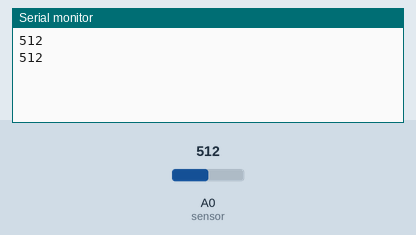
The sketch below on a simulated Arduino Uno, built with avr-gcc and run on an emulated ATmega328P. Parts: the last lines printed to the serial monitor. The inputs (shaded band) are chosen by the test bench; at power-on: A0 (sensor) = 512.

Above: at 1.8 s.
1.9 s: A0 (sensor) set to 716
At 2.8 s:
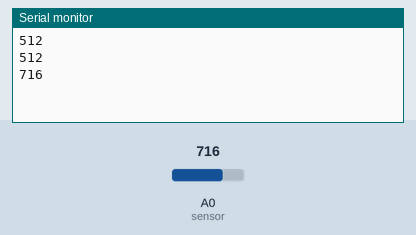
3.4 s: A0 (sensor) set to 900
At 4.6 s:
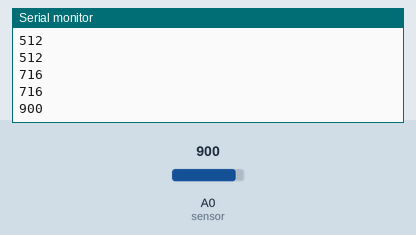
Timing chart, 0 to 6.4 s (numbered marks = the images above; inputs shaded):
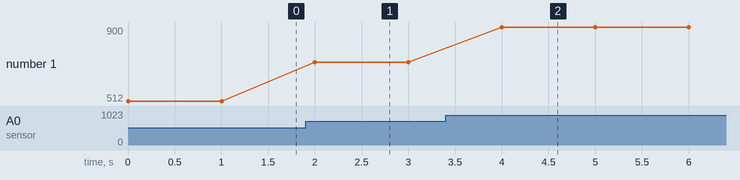

Measured:
- after the input at 1.9 s, the serial monitor: prints a new line after 0.10 s (image 1)
- after the input at 3.4 s, the serial monitor: prints a new line after 0.60 s (image 2)
- plotted number 1: 512 → 716 after the input at 1.9 s, 716 → 900 after the input at 3.4 s

The sketch:

ttnloraSOILUNO.ino
```cpp
void setup(){
  Serial.begin(9600);
}

void loop() {
  int sensorReading= analogRead(A0); //reads the sensor value

  Serial.println (sensorReading); //prints out the sensor reading


  delay(1000); //waits for a second

}
```
